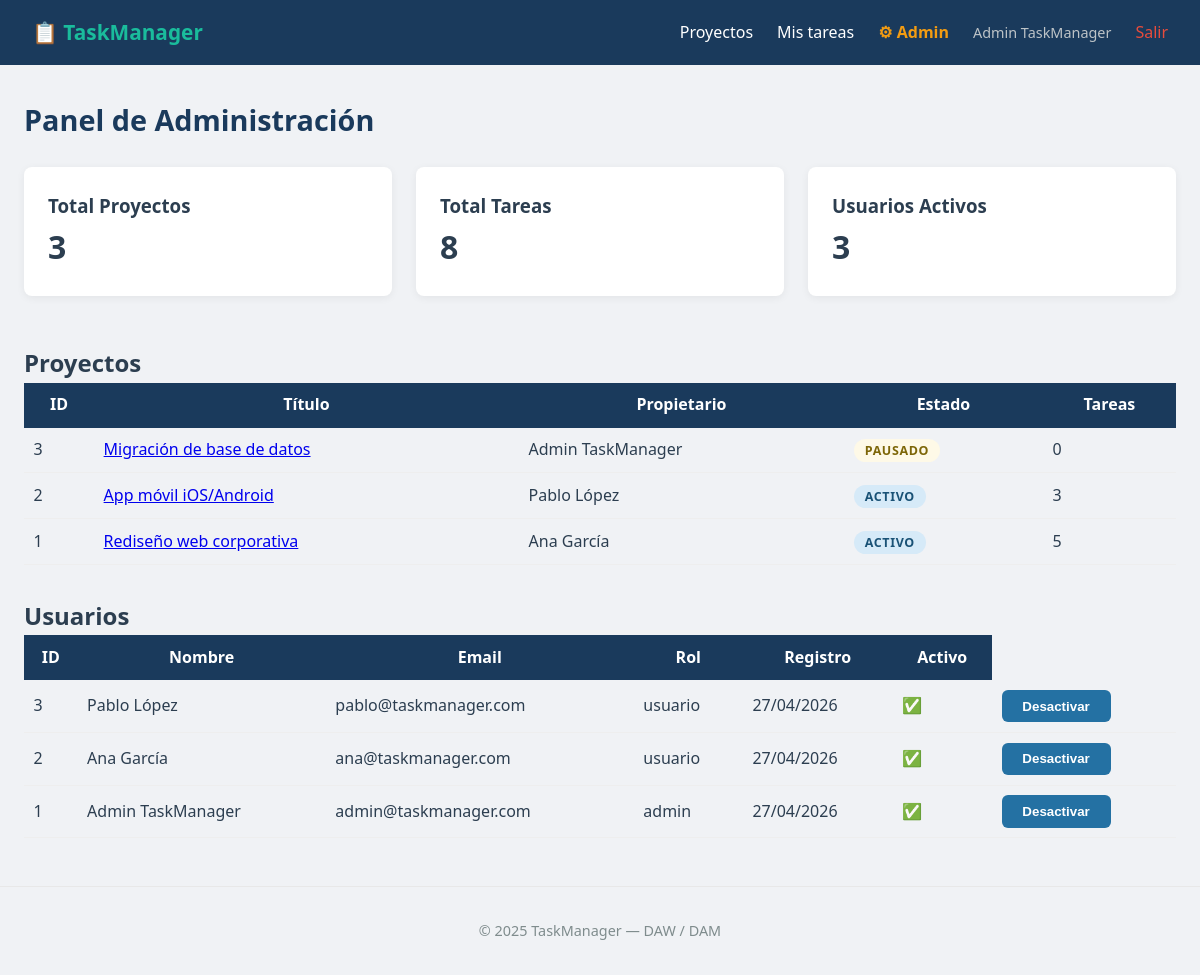
/admin (signed in), run on an earlier commit of the app's database.
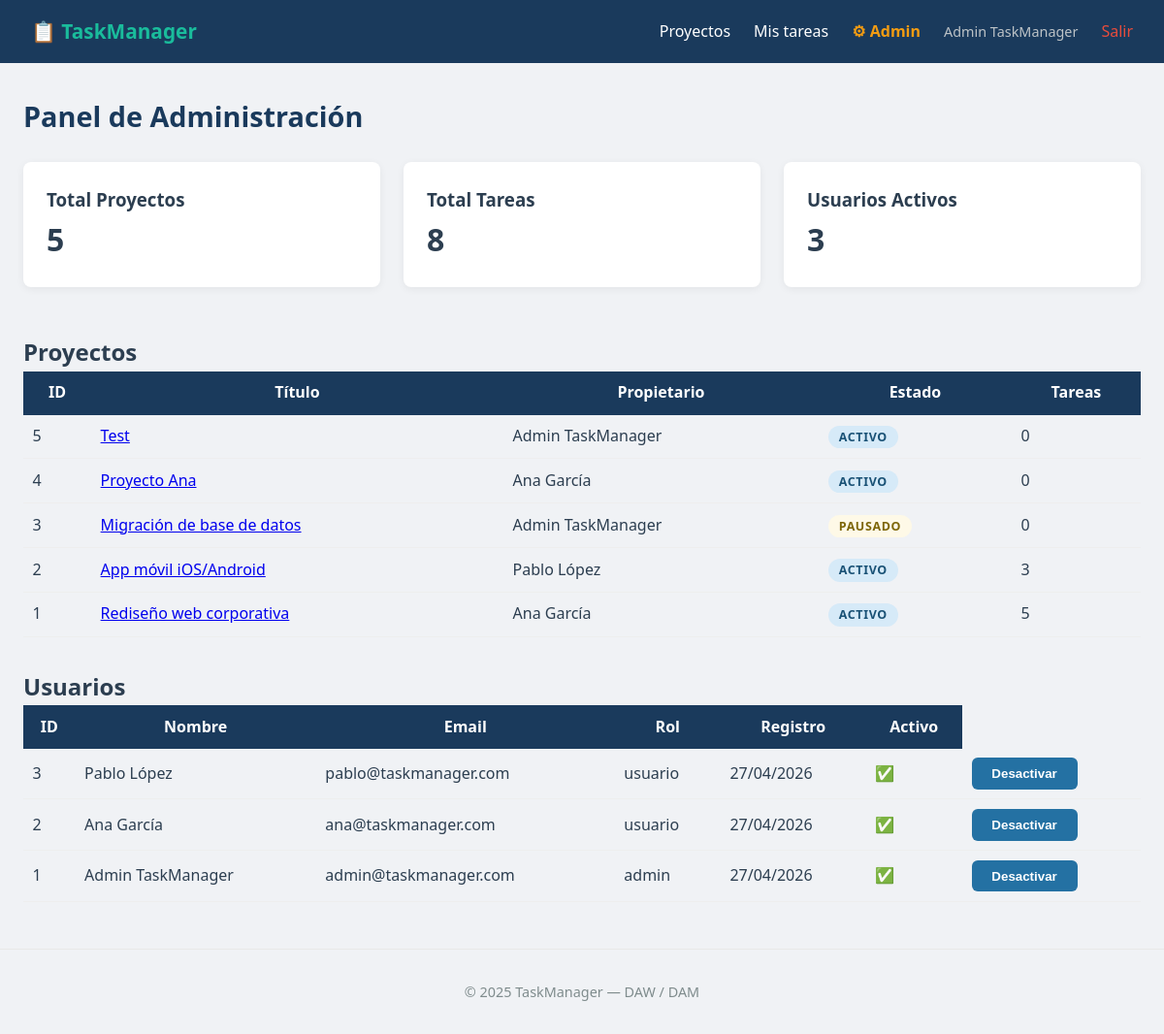
And on a later commit of the database.
### app/models.py (models this page shows, shortened)
class Proyecto(db.Model):
    __tablename__ = 'proyectos'
    id = db.Column(db.Integer, primary_key=True)
    titulo = db.Column(db.String(100), nullable=False)
    descripcion = db.Column(db.Text)
    estado = db.Column(db.String(20), default='activo')
    fecha_limite = db.Column(db.Date)
    creado_en = db.Column(db.DateTime, default=datetime.utcnow)
    propietario_id = db.Column(db.Integer, db.ForeignKey('usuarios.id'))
    tareas = db.relationship('Tarea', backref='proyecto', lazy='dynamic',
    cascade='all, delete-orphan',
    order_by='Tarea.creado_en')

class Usuario(UserMixin, db.Model): # UserMixin PRIMERO, db.Model SEGUNDO
    __tablename__ = 'usuarios'
    id = db.Column(db.Integer, primary_key=True)
    nombre = db.Column(db.String(100), nullable=False)
    email = db.Column(db.String(150), unique=True, nullable=False)
    password = db.Column(db.String(256), nullable=False)
    rol = db.Column(db.String(20), default='usuario') # 'usuario' o
    'admin'
    activo = db.Column(db.Boolean, default=True)
    creado_en = db.Column(db.DateTime, default=datetime.utcnow)
    proyectos = db.relationship('Proyecto', backref='propietario',
                                lazy='dynamic',
                                foreign_keys='Proyecto.propietario_id')
    @property
    def es_admin(self):
        return self.rol == 'admin'
    @property
    def is_active(self):
        return self.activo

### app/routes/main.py (the view)
@main.route('/admin')
@login_required
@solo_admin
def admin():
    proyectos = Proyecto.query.order_by(Proyecto.creado_en.desc()).all()
    usuarios = Usuario.query.order_by(Usuario.creado_en.desc()).all()
    total_proyectos = Proyecto.query.count()
    total_tareas = Tarea.query.count()
    usuarios_activos = Usuario.query.filter_by(activo=True).count()
    return render_template('admin/panel.html',
                        proyectos=proyectos,
                        usuarios=usuarios,
                        total_proyectos=total_proyectos,
                        total_tareas=total_tareas,
                        usuarios_activos=usuarios_activos,
                        form=FormularioVacio())

### app/decoradores.py (called while the page is built)
def solo_admin(f):
    @wraps(f) # Preserva el nombre y docstring de la función original
    def decorated(*args, **kwargs):
        if not current_user.is_authenticated:
            abort(401) # No autenticado
        if not current_user.es_admin:
            abort(403) # Autenticado pero sin permiso
        return f(*args, **kwargs)
    return decorated

### app/models.py (called while the page is built)
@login_manager.user_loader
def cargar_usuario(user_id):
    return Usuario.query.get(int(user_id))

### app/templates/admin/panel.html (shortened to what this page needs)
{% extends 'base.html' %}
{% block content %}
<div class='page-header'>
    <h1>Panel de Administración</h1>
</div>
<div class='proyectos-grid'>
    <div class='tarjeta'>
        <h3>Total Proyectos</h3>
        <p style='font-size:2rem; font-weight:bold'>{{ total_proyectos }}</p>
    </div>
    <div class='tarjeta'>
        <h3>Total Tareas</h3>
        <p style='font-size:2rem; font-weight:bold'>{{ total_tareas }}</p>
    </div>
    <div class='tarjeta'>
        <h3>Usuarios Activos</h3>
        <p style='font-size:2rem; font-weight:bold'>{{ usuarios_activos }}</p>
    </div>
</div>
<h2 style='margin-top:2rem'>Proyectos</h2>
<table style='width:100%; border-collapse:collapse'>
    <thead>
        <tr style='background:#1a3a5c; color:white'>
            <th style='padding:.6rem'>ID</th>
            <th style='padding:.6rem'>Título</th>
            <th style='padding:.6rem'>Propietario</th>
            <th style='padding:.6rem'>Estado</th>
            <th style='padding:.6rem'>Tareas</th>
        </tr>
    </thead>
    <tbody>
        {% for p in proyectos %}
        <tr style='border-bottom:1px solid #eee'>
            <td style='padding:.6rem'>{{ p.id }}</td>
            <td style='padding:.6rem'>
                <a href="{{ url_for('projects.detalle', pid=p.id) }}">{{ p.titulo }}</a>
            </td>
            <td style='padding:.6rem'>{{ p.propietario.nombre }}</td>
            <td style='padding:.6rem'>
                <span class='badge badge-{{ p.estado }}'>{{ p.estado | capitalize }}</span>
            </td>
            <td style='padding:.6rem'>{{ p.tareas.count() }}</td>
        </tr>
        {% else %}
        <tr><td colspan='5' style='padding:.6rem'>No hay proyectos.</td></tr>
        {% endfor %}
    </tbody>
</table>
<h2 style='margin-top:2rem'>Usuarios</h2>
<table style='width:100%; border-collapse:collapse'>
    <thead>
        <tr style='background:#1a3a5c; color:white'>
            <th style='padding:.6rem'>ID</th>
            <th style='padding:.6rem'>Nombre</th>
            <th style='padding:.6rem'>Email</th>
            <th style='padding:.6rem'>Rol</th>
            <th style='padding:.6rem'>Registro</th>
            <th style='padding:.6rem'>Activo</th>
        </tr>
    </thead>
    <tbody>
        {% for u in usuarios %}
        <tr style='border-bottom:1px solid #eee'>
            <td style='padding:.6rem'>{{ u.id }}</td>
            <td style='padding:.6rem'>{{ u.nombre }}</td>
            <td style='padding:.6rem'>{{ u.email }}</td>
            <td style='padding:.6rem'>{{ u.rol }}</td>
            <td style='padding:.6rem'>{{ u.creado_en.strftime('%d/%m/%Y') }}</td>
            <td style='padding:.6rem'>{{ '✅' if u.activo else '❌' }}</td>
            <td style='padding:.6rem'>
                <form action="{{ url_for('main.toggle_activo', uid=u.id) }}" method='POST'>
                    <button type='submit' class='btn btn-sec'>
                        {{ 'Desactivar' if u.activo else 'Activar' }}
                    </button>
                </form>
            </td>
        </tr>
        {% else %}
        <tr><td colspan='6' style='padding:.6rem'>No hay usuarios.</td></tr>
        {% endfor %}
    </tbody>
</table>
{% endblock %}

### app/templates/base.html (shortened to what this page needs)
<!DOCTYPE html>
<html lang='es'>
<head>
    <link rel='stylesheet' href="{{ url_for('static', filename='css/style.css')
    }}">
</head>
<body>
    <nav class='navbar'>
        <a href="{{ url_for('main.index') }}" class='logo'>📋 TaskManager</a>
        <div class='nav-links'>
            {% if current_user.is_authenticated %}
                <a href="{{ url_for('projects.lista') }}">Proyectos</a>
                <a href="{{ url_for('tasks.mis_tareas') }}">Mis tareas</a>
                {% if current_user.es_admin %}
                    <a href="{{ url_for('main.admin') }}" class='nav-admin'>⚙
                    Admin</a>
                {% endif %}
                <span class='nav-usuario'>{{ current_user.nombre }}</span>
                <a href="{{ url_for('auth.logout') }}" class='nav-logout'>Salir</a>
            {% else %}
                <a href="{{ url_for('auth.login') }}">Iniciar sesión</a>
                <a href="{{ url_for('auth.registro') }}" class='btn btnsm'>Registrarse</a>
            {% endif %}
        </div>
    </nav>
    <main class='contenido'>
    {% block content %}{% endblock %}
    </main>
    <footer><p>&copy; 2025 TaskManager — DAW / DAM</p></footer>
</body>
</html>

What changed in the data, as far as the page shows it:
added Proyecto: id "5", titulo "Test", propietario.nombre "Admin TaskManager", estado "ACTIVO", tareas.count "0"
added Proyecto: id "4", titulo "Proyecto Ana", propietario.nombre "Ana García", estado "ACTIVO", tareas.count "0"
Also different on the page:
{{ total_proyectos }}: "3" → "5"
